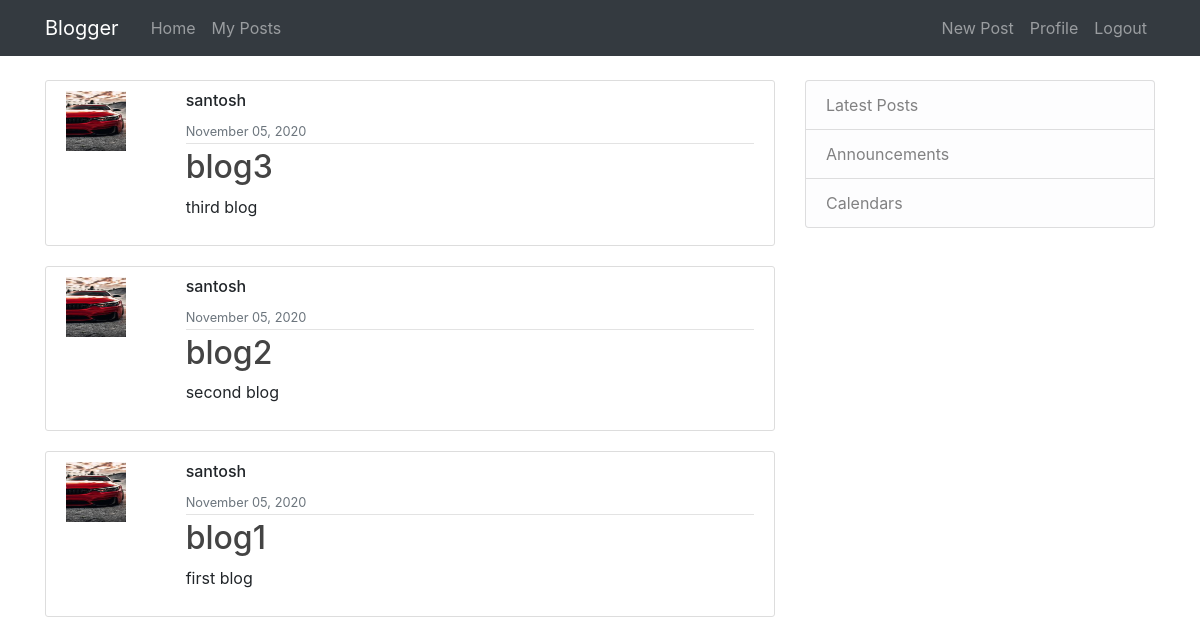
Page /home/user/santosh (signed in) on the earlier database version.
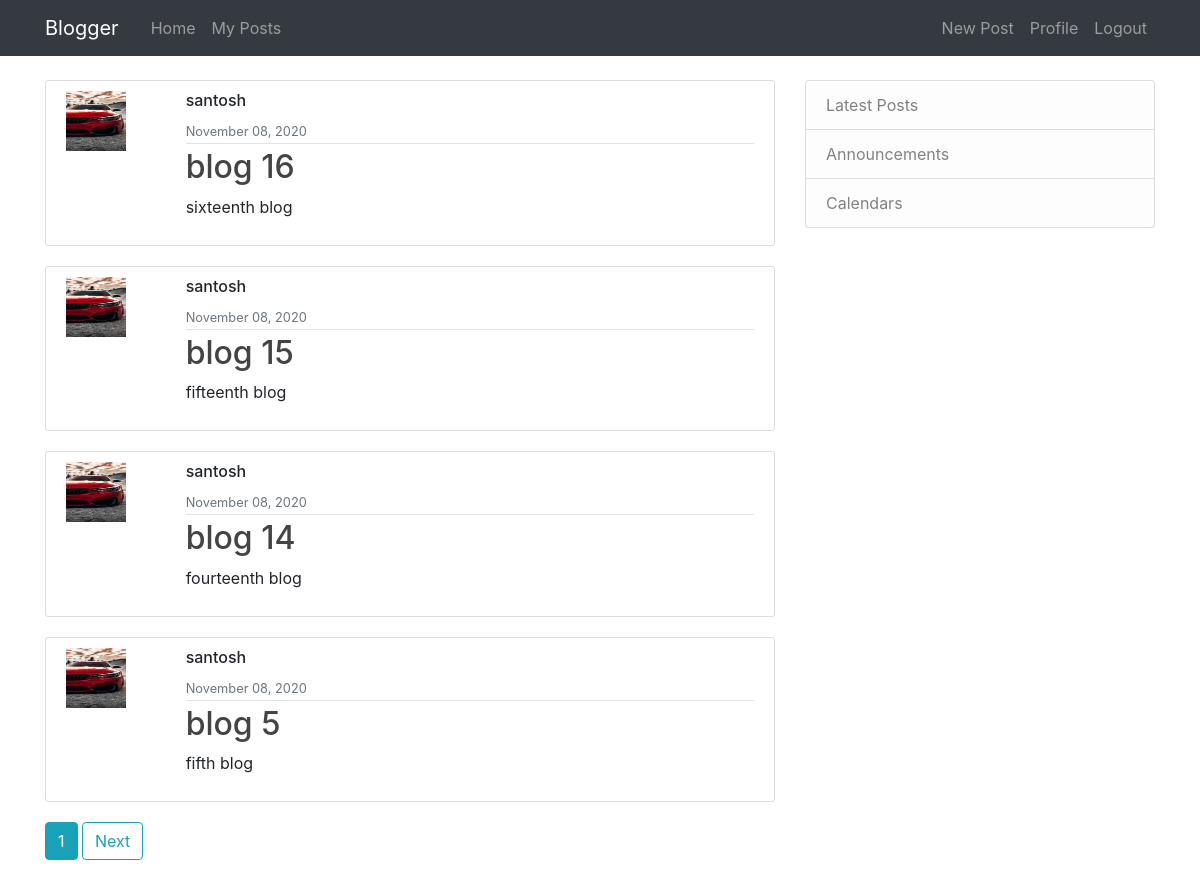
Same page on the later database version.
### blog/models.py (models this page shows, shortened)
class Post(models.Model):
    title=models.CharField(max_length=100)
    content=models.TextField()
    date=models.DateTimeField(default=timezone.now)
    author=models.ForeignKey(User,on_delete=models.CASCADE)

### users/models.py (models this page shows, shortened)
class Profile(models.Model):
    user=models.OneToOneField(User,on_delete=models.CASCADE)
    image = models.ImageField(default='default.jpg', upload_to='profile_pics')

### blog/views.py (the view)
# urls.py: path('home/user/<username>',UserPostListView.as_view(),name='user-posts'),
class UserPostListView(LoginRequiredMixin,ListView):
    model=Post
    template_name = 'blog/user_posts.html'
    context_object_name = 'posts'
    paginate_by = 4
    def get_queryset(self):
        user=get_object_or_404(User,username=self.kwargs.get('username'))
        return Post.objects.filter(author=user).order_by('-date')

### blog/templates/blog/user_posts.html (shortened to what this page needs)
{% extends "blog/base.html" %}
{% block content %}
    {% for post in posts %}
        <article class="media content-section">
          <div class="media-body row">
              <div class="col-sm-2"><img src="{{ post.author.profile.image.url }}" class="blog-image" width="60" height="60"></div>
              <div class="col">
                  <div class="article-metadata ">
                       <h6 class="mr-2" href="{% url 'user-posts' post.author.username%}">{{ post.author }}</h6>
                        <small class="text-muted">{{ post.date|date:"F d, Y" }}</small>
                  </div>
                  <h2><a class="article-title" href="{% url 'post-detail' post.id%}">{{ post.title }}</a></h2>
                  <p class="article-content">{{ post.content }}</p>
              </div>
          </div>
        </article>
    {% endfor %}
    {% if is_paginated %}
        {% for num in page_obj.paginator.page_range %}
            {% if page_obj.number == num %}
                <a class="btn btn-info mb-4" href="?page={{ num }}">{{ num }}</a>
            {% endif %}
      {% endfor %}
      {% if page_obj.has_next %}
        <a class="btn btn-outline-info mb-4" href="?page={{ page_obj.next_page_number }}">Next</a>
      {% endif %}
    {% endif %}
{% endblock content %}

Differences in the rows shown:
removed Post: author.profile.image (picture), author "santosh", date "November 05, 2020", title "blog3", content "third blog"
removed Post: author.profile.image (picture), author "santosh", date "November 05, 2020", title "blog2", content "second blog"
no longer on this page (row unchanged): Post: author.profile.image (picture), author "santosh", date "November 05, 2020", title "blog1", content "first blog"
added Post: author.profile.image (picture), author "santosh", date "November 08, 2020", title "blog 16", content "sixteenth blog"
added Post: author.profile.image (picture), author "santosh", date "November 08, 2020", title "blog 15", content "fifteenth blog"
added Post: author.profile.image (picture), author "santosh", date "November 08, 2020", title "blog 14", content "fourteenth blog"
added Post: author.profile.image (picture), author "santosh", date "November 08, 2020", title "blog 5", content "fifth blog"
Other differences:
new list line: "1"
text now shown: "Next"
